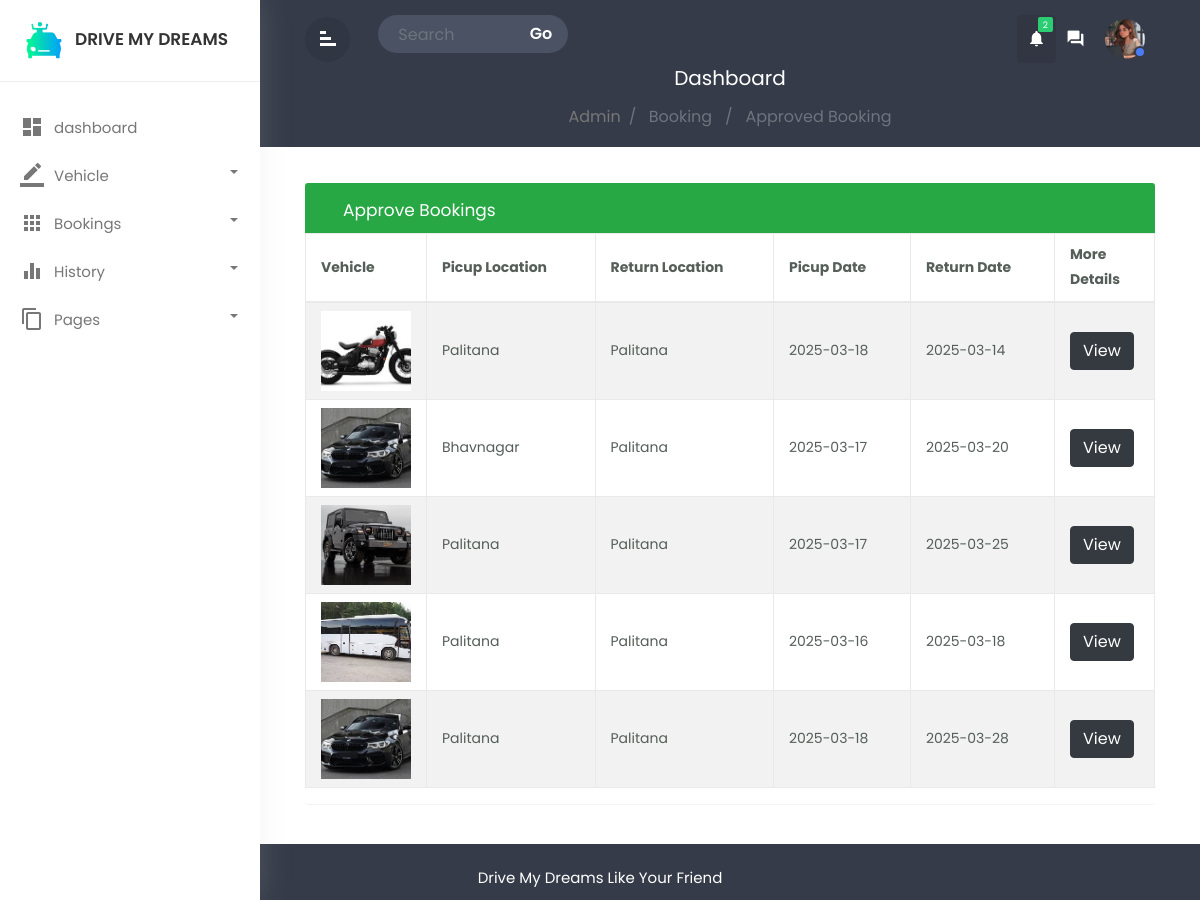
/A_apr_booking.php (signed in), run on the app's committed database.
### tables this page shows
CREATE TABLE `bookings` (
  `id` int(20) NOT NULL,
  `vehicle_id` int(20) DEFAULT NULL,
  `owner_id` int(20) DEFAULT NULL,
  `renter_id` int(20) DEFAULT NULL,
  `pic_location` varchar(150) NOT NULL,
  `rtn_location` varchar(150) NOT NULL,
  `pic_date` date NOT NULL,
  `rtn_date` date NOT NULL,
  `pic_tim` varchar(20) NOT NULL,
  `rtn_tim` varchar(20) NOT NULL,
  `total_cost` decimal(10,2) NOT NULL,
  `drv_lic` varchar(355) NOT NULL,
  `adharcard` varchar(355) NOT NULL,
  `status` varchar(10) NOT NULL,
  `payment` varchar(20) NOT NULL
);

CREATE TABLE `vehicles` (
  `vehicle_id` int(200) NOT NULL,
  `owner_id` int(20) NOT NULL,
  `address` varchar(100) NOT NULL,
  `category` varchar(50) NOT NULL,
  `type` varchar(50) NOT NULL,
  `transmition` varchar(10) NOT NULL,
  `model` varchar(10) NOT NULL,
  `modelname` varchar(100) NOT NULL,
  `price` varchar(20) NOT NULL,
  `color` varchar(20) NOT NULL,
  `vhimg` varchar(355) NOT NULL,
  `regcrt` varchar(355) NOT NULL,
  `inscrt` varchar(355) NOT NULL,
  `status` varchar(30) NOT NULL
);

### A_apr_booking.php (the view, shortened to what this page needs)
<?php
	$A_apr_booking='active';
	include 'dashbord/admin/a_header.php';
?>
<div class="main-content">
				<div class="row">
					<div class="col-md-12">
						<div class="table-wrapper">
							<div class="table-title bg-success">
								<div class="row">
									<div class="col-sm-6 p-0 flex justify-content-lg-start justify-content-center">
										<h2 class="ml-lg-2">Approve Bookings</h2>
									</div>
								</div>
							</div>
							<table class="table table-striped table-hover">
								<thead>
									<tr>
										<th><b>Vehicle</b></th>
										<th><b>Picup Location</b></th>
										<th><b>Return Location</b></th>
										<th><b>Picup Date</b></th>
										<th><b>Return Date</b></th>
										<th><b>More Details</b></th>
									</tr>
								</thead>
								<tbody>
									<tr>
									<?php
									if($search){
										$bselect="Select * from bookings  where status='Approve' AND (pic_location like '%$search%' OR rtn_location like '%$search%' OR pic_date like '%$search%' OR rtn_date like '%$search%' OR total_cost like '%$search%') ;";
									}
									else{
										$bselect="Select * from bookings where status='Approve'";
									}
									$bqry=mysqli_query($conn,$bselect);
									while ($brow=mysqli_fetch_array($bqry))
									{
										$bid=$brow['id'];
										$vehicle_id=$brow['vehicle_id'];
										$pic_loc=$brow['pic_location'];
										$rtn_loc=$brow['rtn_location'];
										$pic_date=$brow['pic_date'];
										$rtn_date=$brow['rtn_date'];
                                        $vselect="select * from vehicles where vehicle_id=$vehicle_id";
									    $vqry=mysqli_query($conn,$vselect);
									    $vrow=mysqli_fetch_array($vqry);
                                        $vhimg=$vrow['vhimg'];
										?>
										<th><img src="<?= $vhimg; ?>" alt="" srcset="" style="height:80px; width:90px; object-fit:cover;"></th>
										<th><?= $pic_loc; $vehicle_id; ?></th>
										<th><?= $rtn_loc; ?></th>
										<th><?= $pic_date; ?></th>
										<th><?= $rtn_date; ?></th>
                                        <th>
											<a href="A_detail_booking.php?book_id=<?= $bid;?>" class="btn btn-dark">
												View
											</a>
										</th>
									</tr>
									<?php
					}
?>
								</tbody>
							</table>
						</div>
					</div>
				</div>
			</div>
<?php include 'dashbord/admin/a_footer.php' ?>

### dashbord/admin/a_header.php (shortened to what this page needs)
<?php
    include 'includes/cn.php';
	if(! isset($_SESSION['aid'])){
		header("location:login.php");
	}
	else{
    $aid=$_SESSION['aid'];
    $aselect="Select * from admin where admin_id='$aid' ";
    $aqry=mysqli_query($conn,$aselect);
    $arow=mysqli_fetch_array($aqry);
    $profilePicture = !empty($arow['propic']) ? $arow['propic'] : 'images/profile.jpg';
	$vehicle="select * from vehicles where status='' ";
	$vhqry=mysqli_query($conn,$vehicle);
	$update=0;
	while($vhrow=mysqli_fetch_array($vhqry)){
		$update=$update+1;
	}
	}
?>
<!doctype html>
<html lang="en">
<head>
	<link rel="stylesheet" href="dashbord/css/bootstrap.min.css">
	<link rel="stylesheet" href="dashbord/css/custom.css">
	<link rel="stylesheet" href="dashbord/admin/style.css">
	<link rel="stylesheet" href="https://cdnjs.cloudflare.com/ajax/libs/font-awesome/6.6.0/css/all.min.css" />
	<link href="dashbord/icon/meterial.css" rel="stylesheet">
</head>
<body>
	<div class="wrapper">
		<div id="sidebar">
			<div class="sidebar-header">
				<h3><img src="images/3.png" class="img-fluid" /><span>Drive My Dreams</span></h3>
			</div>
			<ul class="list-unstyled component m-0">
				<li class="<?php if(isset($admin)){ echo $admin; } else{ echo '';}  ?>">
					<a href="admin.php" class="dashboard"><i class="material-icons">dashboard</i>dashboard </a>
				</li>
				<li class="dropdown">
					<a href="#homeSubmenu1" data-toggle="collapse" aria-expanded="false" class="dropdown-toggle">
						<i class="material-icons">border_color</i>Vehicle
					</a>
				</li>
				<li class="dropdown">
					<a href="#homeSubmenu2" data-toggle="collapse" aria-expanded="false" class="dropdown-toggle">
						<i class="material-icons">apps</i>Bookings
					</a>
				</li>
				<li class="dropdown">
					<a href="#homeSubmenu3" data-toggle="collapse" aria-expanded="false" class="dropdown-toggle">
						<i class="material-icons">equalizer</i>History
					</a>
				</li>
				<li class="dropdown">
					<a href="#homeSubmenu4" data-toggle="collapse" aria-expanded="false" class="dropdown-toggle">
						<i class="material-icons">content_copy</i>Pages
					</a>
				</li>
			</ul>
		</div>
		<div id="content">
			<div class="top-navbar">
				<div class="xd-topbar">
					<div class="row">
						<div class="col-2 col-md-1 col-lg-1 order-2 order-md-1 align-self-center">
							<div class="xp-menubar">
								<span class="material-icons text-white">signal_cellular_alt</span>
							</div>
						</div>
						<div class="col-md-5 col-lg-3 order-3 order-md-2">
							<div class="xp-searchbar">
								<form method="POST">
									<div class="input-group">
										<input type="search" name="search" class="form-control" placeholder="Search">
										<div class="input-group-append">
											<button class="btn" name="go" type="submit" id="button-addon2">Go
											</button>
										</div>
									</div>
								</form>
							</div>
						</div>
						<div class="col-10 col-md-6 col-lg-8 order-1 order-md-3">
							<div class="xp-profilebar text-right">
								<nav class="navbar p-0">
									<ul class="nav navbar-nav flex-row ml-auto">
										<li class="dropdown nav-item active">
											<a class="nav-link" href="#" data-toggle="dropdown">
												<span class="material-icons">notifications</span>
												<span class="notification"><?= $update;?></span>
											</a>
										</li>
										<li class="nav-item">
											<a class="nav-link" href="#">
												<span class="material-icons">question_answer</span>
											</a>
										</li>
										<li class="dropdown nav-item">
											<a class="nav-link" href="#" data-toggle="dropdown">
												<img src="<?= $profilePicture;?>" style="width:40px; height:40px; object-fit:cover; border-radius:50%;" />
												<span class="xp-user-live"></span>
											</a>
										</li>
									</ul>
								</nav>
							</div>
						</div>
					</div>
					<div class="xp-breadcrumbbar text-center">
						<h4 class="page-title">Dashboard</h4>
						<ol class="breadcrumb">
							<li class="breadcrumb-item"><a href="admin.php">Admin</a></li>
							<li class="breadcrumb-item active" aria-curent="page">
							<?php
									 if(isset($A_apr_booking)){echo "Booking &nbsp; / &nbsp; Approved Booking" ;}else{echo " " ;}
								?>
								</li>
					 </ol>
					</div>
				</div>
			</div>

### dashbord/admin/a_footer.php (shortened to what this page needs)
</div>
</div>
<footer class="footer">
	<div class="container-fluid">
		<div class="footer-in">
			<p class="mb-0">Drive My Dreams Like Your Friend</p>
		</div>
	</div>
</footer>
</body>
</html>

### dashbord/admin/style.css (style rules this page uses)
.row { display: flex; flex-direction: row; flex-wrap: wrap; margin: 0 !important; }

### A_apr_booking.php (style rules this page uses)
th { border:0.5px solid black; }

### data on the page
bookings: vehicle.vhimg (picture), pic_location "Palitana", rtn_location "Palitana", pic_date "2025-03-18", rtn_date "2025-03-14"
bookings: vehicle.vhimg (picture), pic_location "Bhavnagar", rtn_location "Palitana", pic_date "2025-03-17", rtn_date "2025-03-20"
bookings: vehicle.vhimg (picture), pic_location "Palitana", rtn_location "Palitana", pic_date "2025-03-17", rtn_date "2025-03-25"
bookings: vehicle.vhimg (picture), pic_location "Palitana", rtn_location "Palitana", pic_date "2025-03-16", rtn_date "2025-03-18"
bookings: vehicle.vhimg (picture), pic_location "Palitana", rtn_location "Palitana", pic_date "2025-03-18", rtn_date "2025-03-28"

### other printed values
$update "2"
